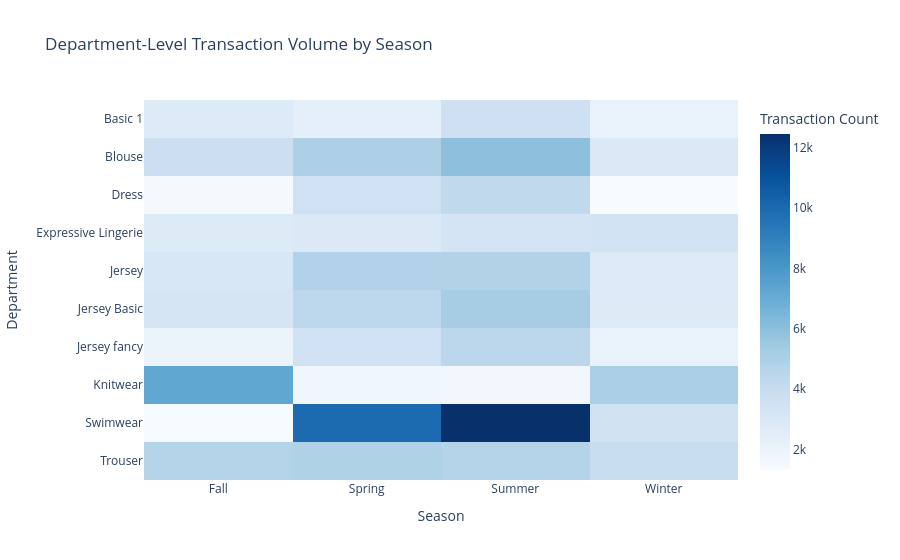

The code cell stored with this chart in its notebook:
### Code cell
pdf = season_departments.toPandas()

top_departments = (
    pdf.groupby("department_name")["count"]
    .sum()
    .sort_values(ascending=False)
    .head(10)
    .index
)

pdf_top = pdf[pdf["department_name"].isin(top_departments)]

heatmap_df = pdf_top.pivot(
    index="department_name",
    columns="season",
    values="count"
).fillna(0)

fig = px.imshow(
    heatmap_df,
    labels=dict(x="Season", y="Department", color="Transaction Count"),
    title="Department-Level Transaction Volume by Season",
    aspect="auto",
    color_continuous_scale="Blues"
)

fig.update_layout(
    template="plotly_white"
)

fig.show()

### Figure 1 — Plotly figure (JSON) as saved in the notebook; plotly's stock layout.template omitted (floating-point values rounded to 4 significant figures)
{"data": [{"coloraxis": "coloraxis", "name": "0", "x": ["Fall", "Spring", "Summer", "Winter"], "y": ["Basic 1", "Blouse", "Dress", "Expressive Lingerie", "Jersey", "Jersey Basic", "Jersey fancy", "Knitwear", "Swimwear", "Trouser"], "z": [[2781, 2367, 3634, 2111], [3748, 4987, 5979, 2895], [1486, 3571, 4288, 1329], [2752, 2893, 3309, 3393], [3042, 4840, 4809, 2861], [3205, 4436, 5230, 2732], [1986, 3594, 4471, 2098], [7244, 1749, 1649, 5033], [1456, 9960, 12447, 3449], [4787, 4863, 4678, 3957]], "type": "heatmap", "xaxis": "x", "yaxis": "y", "hovertemplate": "Season: %{x}<br>Department: %{y}<br>Transaction Count: %{z}<extra></extra>"}], "layout": {"xaxis": {"anchor": "y", "domain": [0.0, 1.0], "title": {"text": "Season"}}, "yaxis": {"anchor": "x", "domain": [0.0, 1.0], "autorange": "reversed", "title": {"text": "Department"}}, "coloraxis": {"colorbar": {"title": {"text": "Transaction Count"}}, "colorscale": [[0.0, "rgb(247,251,255)"], [0.125, "rgb(222,235,247)"], [0.25, "rgb(198,219,239)"], [0.375, "rgb(158,202,225)"], [0.5, "rgb(107,174,214)"], [0.625, "rgb(66,146,198)"], [0.75, "rgb(33,113,181)"], [0.875, "rgb(8,81,156)"], [1.0, "rgb(8,48,107)"]]}, "title": {"text": "Department-Level Transaction Volume by Season"}}}
